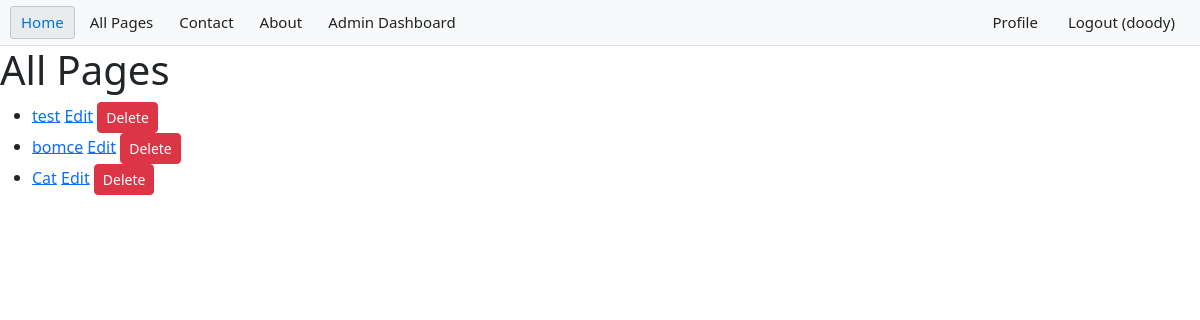
The app's page /all_pages (signed in), older data.
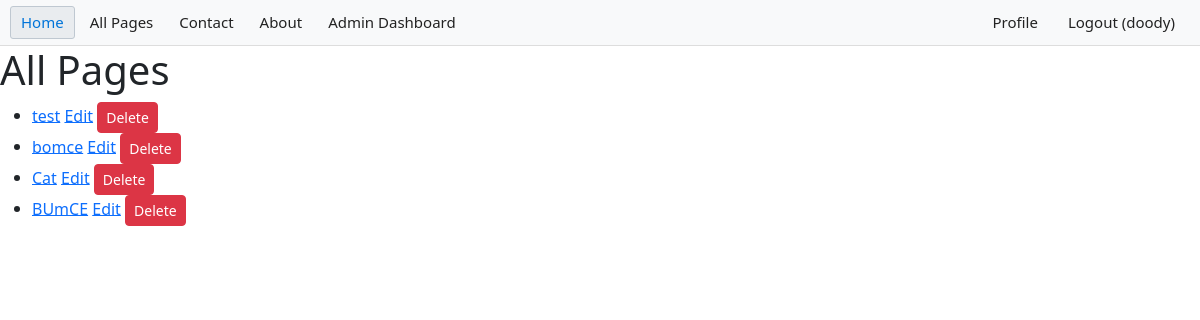
The same page, newer data.
### app/models.py (models this page shows, shortened)
class Page(db.Model):
    id = db.Column(db.Integer, primary_key=True)
    title = db.Column(db.String(200), nullable=False)
    content = db.Column(db.Text, nullable=False)
    slug = db.Column(db.String(200), unique=True, nullable=False)
    created_at = db.Column(db.DateTime, server_default=db.func.now())
    updated_at = db.Column(db.DateTime, server_default=db.func.now(), onupdate=db.func.now())
    author_id = db.Column(db.Integer, db.ForeignKey('user.id'), nullable=False)
    author = db.relationship('User', backref=db.backref('pages', lazy=True))

### app/routes/user.py (the view)
@bp.route('/all_pages')
@cache.cached(timeout=10, query_string=True)
def all_pages():
    from app.models import Page
    pages = Page.query.all()
    if current_user.is_authenticated:
        is_admin = current_user.is_admin
    else:
        is_admin = False
    return render_template('all_pages.html', pages=pages, is_admin=is_admin)

### app/__init__.py (called while the page is built)
def create_app():
    app = Flask(__name__)
    app.config.from_object('config.Config')
    csrf = CSRFProtect(app)
    db.init_app(app)
    login_manager.init_app(app)
    migrate.init_app(app, db)
    cache.init_app(app)
    app.config['CACHE_TYPE'] = 'SimpleCache'
    from app import models  # Import models to register them with SQLAlchemy
    @login_manager.user_loader
    def load_user(user_id):
        from app.models import User
        return User.query.get(int(user_id))
    load_user.__name__ = 'load_user'
    from app.routes import register_blueprints
    register_blueprints(app)
    return app

### app/templates/all_pages.html (shortened to what this page needs)
{% extends "base.html" %}
{% block content %}
    <h1>All Pages</h1>
    <ul>
        {% for page in pages %}
            <li>
                <a href="{{ url_for('user.view_page', slug=page.slug) }}">{{ page.title }}</a>
                {% if is_admin == True %}
                    <a href="{{ url_for('admin.edit_page', slug=page.slug) }}">Edit</a>
                    <form id="delete-form-{{ page.slug }}" action="{{ url_for('admin.delete_page', slug=page.slug) }}" method="post" style="display:inline;">
                        <button type="submit" class="btn btn-danger btn-sm">Delete</button>
                    </form>
                {% endif %}
            </li>
        {% else %}
            <li>No pages found.</li>
        {% endfor %}
    </ul>
{% endblock %}

Row changes from the older to the newer data that the page shows:
added Page: title "BUmCE"
